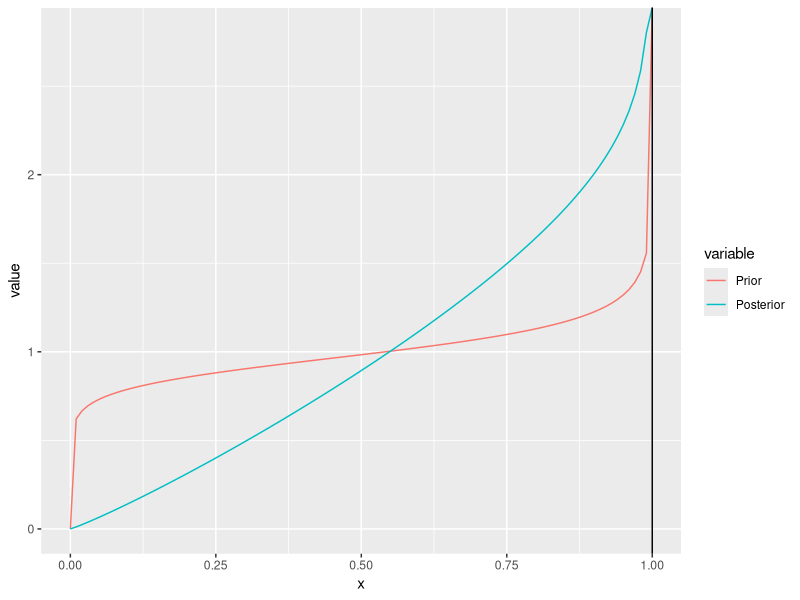
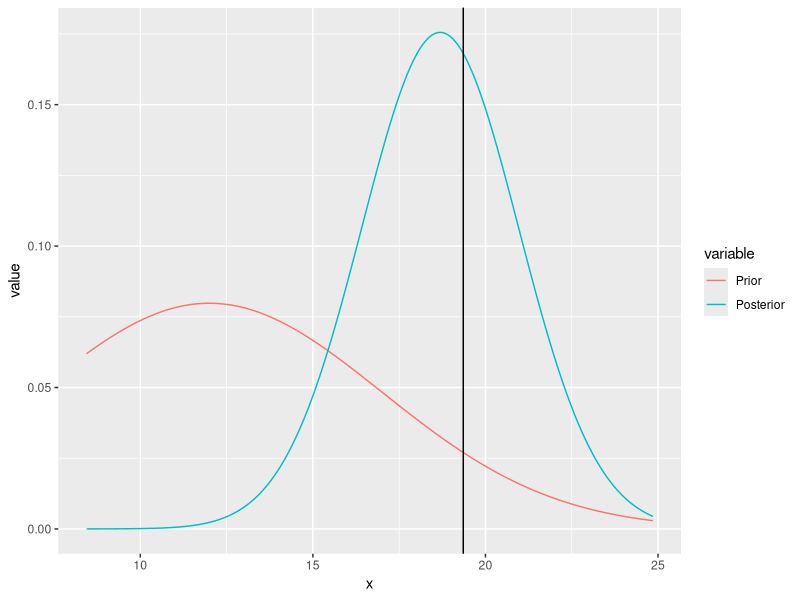

Source code (R) for these figures, in order:
#Inference for Binomial with Beta Prior
BBB<-function(n,p,alpha,beta)
{
  require(ggplot2)
  require(reshape2)
  xx<-rbinom(1,n,p)
  p_hat<-xx/n
  print("Observed Proportion, Posterior Mean")
  p_hat_Post<-(alpha+xx)/(n+alpha+beta)
  print(c(p_hat,p_hat_Post))
  x  <- seq(0, 1, 0.01)
  Prior <- dbeta(x,alpha,beta)
  Posterior <- dbeta(x,alpha+xx,n+beta-xx)

  df <- data.frame(x, Prior, Posterior)
  
  # melt the data to a long format
  df2 <- reshape2::melt(data = df, id.vars = "x")
  
  # plot, using the aesthetics argument 'colour'
  ggplot(data = df2, aes(x = x, y = value, colour = variable)) + geom_line() + geom_vline(xintercept=p_hat)

 
}

n<-1
p<-0.43
alpha<-1.1
beta<-.9

BBB(n,p,alpha,beta)
#Inference for Normal with Normal Prior
BNN<-function(n,mu,sigma,theta,tau)
{
  require(ggplot2)
  require(reshape2)
  xx<-rnorm(n,mu,sigma)
  xbar<-mean(xx)
  theta_post<-(theta*sigma^2+n*xbar*tau^2)/(sigma^2+n*tau^2)
  tau_post<-(sigma^2*tau^2)/(sigma^2+n*tau^2)
  print("Observed Mean, Posterior Mean")
  xbar_Post<-theta_post
  print(c(xbar,xbar_Post))
  a<-min(xx)-1
  b<-max(xx)+1
  x  <- seq(a, b, 0.01)
  Prior <- dnorm(x,theta,tau)
  Posterior <- dnorm(x,theta_post,tau_post)

  df <- data.frame(x, Prior, Posterior)
  
  # melt the data to a long format
  df2 <- reshape2::melt(data = df, id.vars = "x")
  
  # plot, using the aesthetics argument 'colour'
  ggplot(data = df2, aes(x = x, y = value, colour = variable)) + geom_line() + geom_vline(xintercept=xbar)
  
  
}

BNN(10,20,5,12,5)
